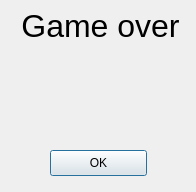
<?xml version="1.0" encoding="UTF-8"?>
<ui version="4.0">
 <class>GameOver</class>
 <widget class="QDialog" name="GameOver">
  <property name="geometry">
   <rect>
    <x>0</x>
    <y>0</y>
    <width>196</width>
    <height>192</height>
   </rect>
  </property>
  <property name="windowTitle">
   <string>Game Over</string>
  </property>
  <widget class="QLabel" name="label">
   <property name="geometry">
    <rect>
     <x>-100</x>
     <y>0</y>
     <width>401</width>
     <height>51</height>
    </rect>
   </property>
   <property name="font">
    <font>
     <family>Arial</family>
     <pointsize>24</pointsize>
    </font>
   </property>
   <property name="text">
    <string>Game over</string>
   </property>
   <property name="alignment">
    <set>Qt::AlignCenter</set>
   </property>
  </widget>
  <widget class="QLabel" name="results">
   <property name="geometry">
    <rect>
     <x>-140</x>
     <y>60</y>
     <width>461</width>
     <height>81</height>
    </rect>
   </property>
   <property name="font">
    <font>
     <family>Arial</family>
    </font>
   </property>
   <property name="text">
    <string/>
   </property>
   <property name="alignment">
    <set>Qt::AlignCenter</set>
   </property>
  </widget>
  <widget class="QPushButton" name="cancel_button">
   <property name="geometry">
    <rect>
     <x>50</x>
     <y>150</y>
     <width>97</width>
     <height>26</height>
    </rect>
   </property>
   <property name="text">
    <string>OK</string>
   </property>
  </widget>
 </widget>
 <resources/>
 <connections/>
</ui>
